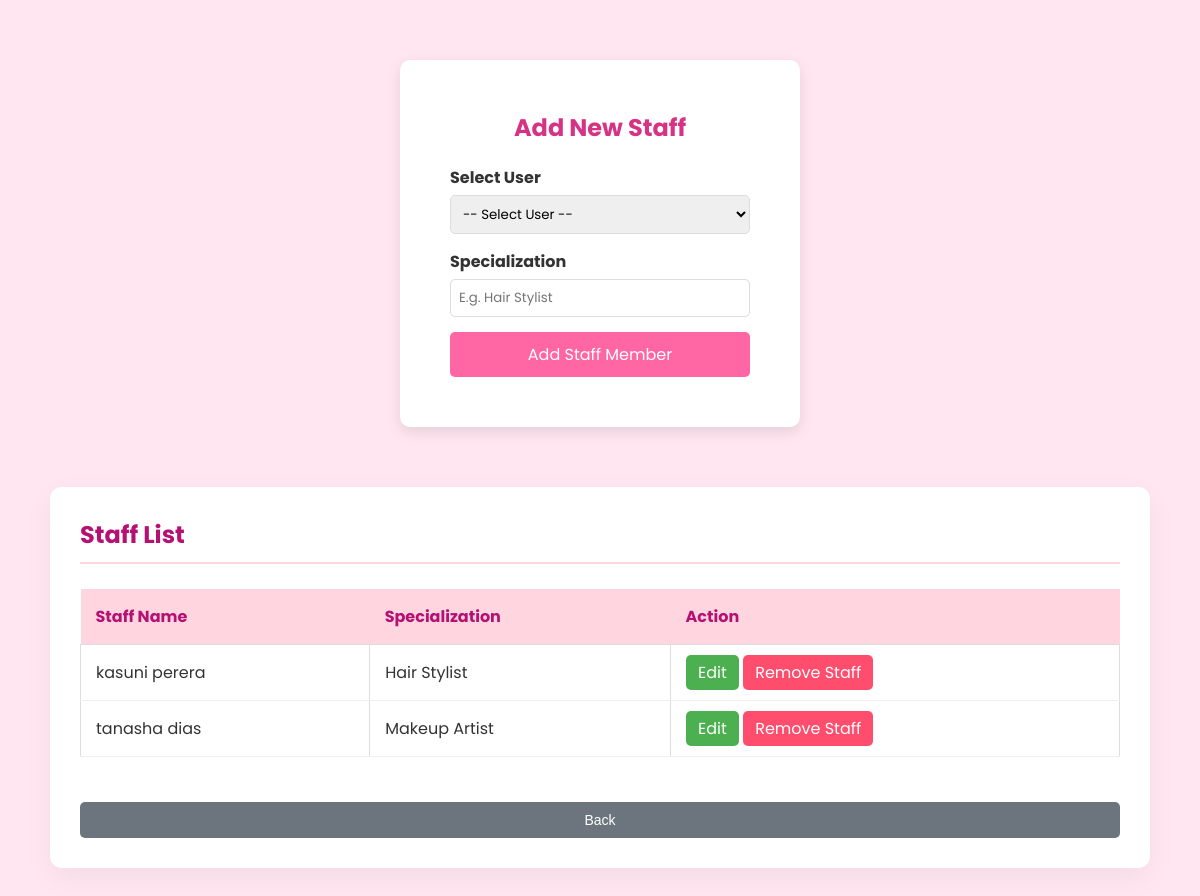
The page /admin_staff.php on the database its author committed.
### tables this page shows
CREATE TABLE `staff` (
  `staff_id` int(11) NOT NULL,
  `user_id` int(11) NOT NULL,
  `specialization` varchar(100) DEFAULT NULL
);

CREATE TABLE `users` (
  `user_id` int(11) NOT NULL,
  `first_name` varchar(50) NOT NULL,
  `last_name` varchar(50) NOT NULL,
  `email` varchar(100) NOT NULL,
  `phone` varchar(15) NOT NULL,
  `password` varchar(255) NOT NULL,
  `role` enum('customer','admin','staff') NOT NULL DEFAULT 'customer',
  `created_at` timestamp NOT NULL DEFAULT current_timestamp()
);

### admin_staff.php (the view, shortened to what this page needs)
<?php
require 'db.php';
$query = "SELECT s.staff_id, u.first_name, u.last_name, s.specialization
          FROM staff s
          JOIN users u ON s.user_id = u.user_id";
$result = mysqli_query($conn, $query);
?>
<!DOCTYPE html>
<html>
<head>
    <link rel="stylesheet" href="style.css">
</head>
<body>
<div class="booking-container">
    <h2>Add New Staff</h2>
    <form method="POST" action="add_staff.php">
        <div class="form-group">
            <label>Select User</label>
            <select name="user_id" required>
                <option value="">-- Select User --</option>
            </select>
        </div>
        <div class="form-group">
            <label>Specialization</label>
            <input type="text" name="specialization" placeholder="E.g. Hair Stylist" required>
        </div>
        <button type="submit" class="submit-btn">Add Staff Member</button>
    </form>
</div>
<div class="bookings-main-container">
    <h2>Staff List</h2>
    <div class="table-wrapper">
        <table class="custom-table">
            <thead>
                <tr>
                    <th>Staff Name</th>
                    <th>Specialization</th>
                    <th>Action</th>
                </tr>
            </thead>
            <tbody>
                <?php while($row = mysqli_fetch_assoc($result)) { ?>
                <tr>
                    <td><?php echo $row['first_name'] . " " . $row['last_name']; ?></td>
                    <td><?php echo $row['specialization']; ?></td>
                    <td>
                    <a href="edit_staff.php?id=<?php echo $row['staff_id']; ?>" class="edit-btn">Edit</a>
                       <a href="delete_staff.php?id=<?php echo $s['staff_id']; ?>"
                        class="delete-btn"
                        onclick="confirmStaffDelete(event, this.href)">
                        <i class="fa-solid fa-user-xmark"></i> Remove Staff
                        </a>
                    </td>
                </tr>
                <?php } ?>
            </tbody>
        </table>
    </div>
    <br>
    <a href="admin_dashboard.php" class="btn-cancel" style="display:inline-block;">Back</a>
</div>
</body>
</html>

### style.css (style rules this page uses)
* { margin: 0; padding: 0; box-sizing: border-box; font-family: 'Poppins', sans-serif; }
body { font-family: 'Poppins', sans-serif; margin: 0; padding: 0; background-color: #ffe6f0; color: #333; }
a { text-decoration: none; color: inherit; }
.booking-container { width:400px; margin:60px auto; background:white; padding:50px; border-radius:10px; box-shadow:0 5px 15px rgba(0,0,0,0.1); }
.booking-container h2 { text-align:center; color:#d63384; margin-bottom:20px; }
.form-group { margin-bottom:15px; }
.form-group label { display:block; margin-bottom:5px; font-weight:bold; }
.form-group input, .form-group select { width:100%; padding:8px; border:1px solid #ddd; border-radius:5px; }
.submit-btn { width:100%; padding:10px; background:#ff66a3; color:white; border:none; border-radius:5px; font-size:16px; cursor:pointer; }
.btn-cancel { display: flex !important; justify-content: center; margin-top: 20px; padding: 10px 25px; background-color: #6c757d; color: white; text-decoration: none; border-radius: 5px; font-family: sans-serif; font-size: 14px; transition: background 0.3s ease; }
.bookings-main-container { max-width: 1100px; margin: 40px auto; background: #ffffff; padding: 30px; border-radius: 12px; box-shadow: 0 10px 30px rgba(0,0,0,0.05); }
.bookings-main-container h2 { color: #B51173; margin-bottom: 25px; font-size: 24px; border-bottom: 2px solid #ffd6e0; padding-bottom: 10px; }
.table-wrapper { overflow-x: auto; }
.custom-table { width: 100%; border-collapse: collapse; }
.custom-table th { background-color: #ffd6e0; color: #B51173; padding: 15px; text-align: left; }
.custom-table td { padding: 15px; border-bottom: 1px solid #eee; }
.staff table th,table td { padding:10px; border:1px solid #ddd; }
.edit-btn { padding: 10px 20px; background: #ff66a3; color: white; border: none; border-radius: 6px; cursor: pointer; margin-top: 15px; transition: 0.3s; }
button, .submit-btn, .login-btn, .cancel-action-btn { display: inline-flex; align-items: center; justify-content: center; gap: 5px; }
.edit-btn { background: #4CAF50; color: white; padding: 6px 12px; border-radius: 5px; }
.delete-btn { background: #ff4d6d; color: white; padding: 6px 12px; border-radius: 5px; }
.btn-cancel { display: inline-block; text-align: center; }

### rows shown on the page
staff: user.first_name "kasuni", user.last_name "perera", specialization "Hair Stylist"
staff: user.first_name "tanasha", user.last_name "dias", specialization "Makeup Artist"
